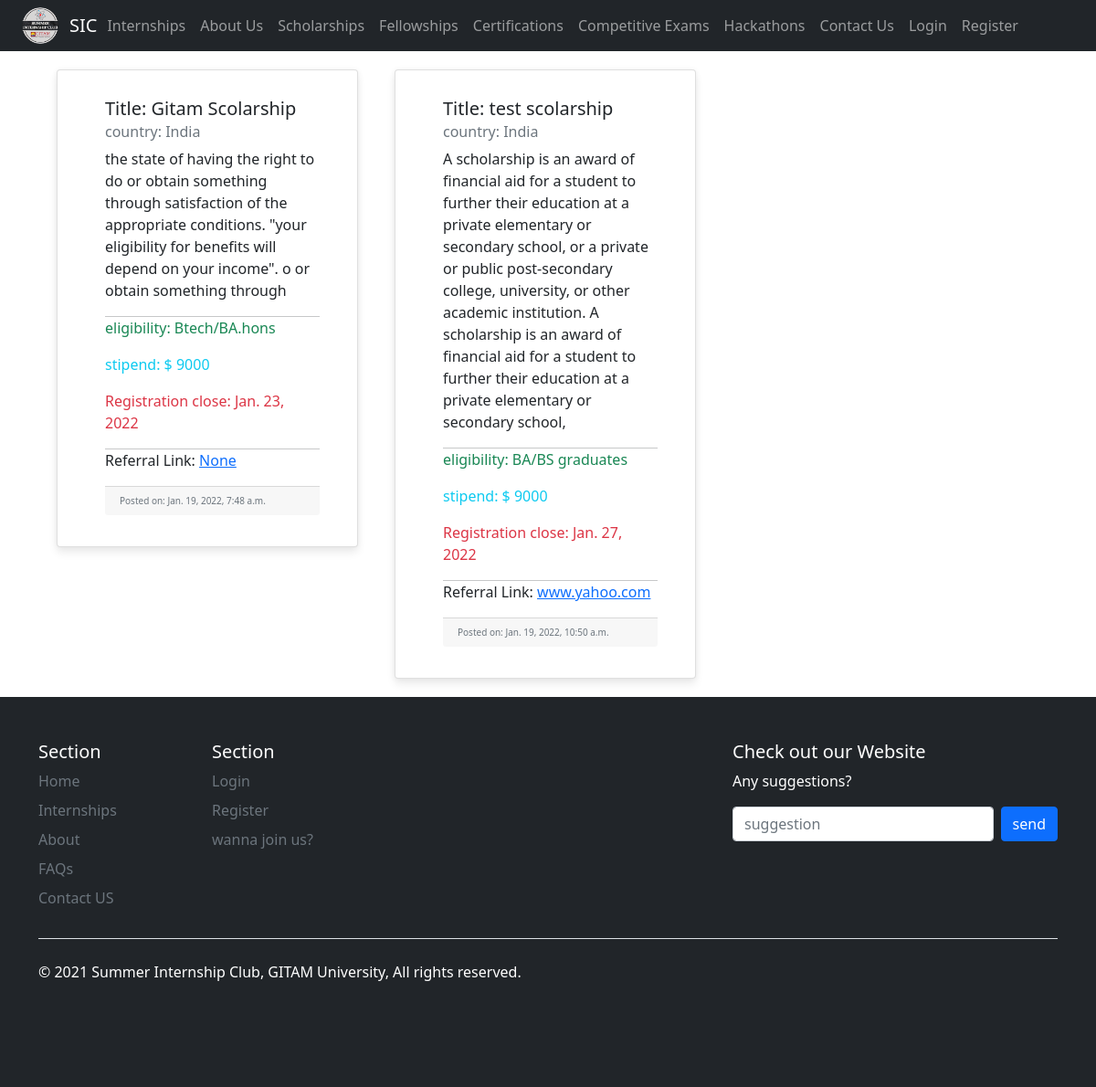
/scholarships/, run on the app's committed database.
### page/models.py (models this page shows, shortened)
class Scolarships(models.Model):
    name = models.CharField(max_length=150)
    eligibility = models.CharField(max_length=150)
    description = models.TextField()
    stipend = models.CharField(max_length=10)
    end_date = models.DateField()
    country = models.CharField(max_length=50)
    date_posted = models.DateTimeField(default=timezone.now, blank=False)
    referral_link = models.CharField(max_length=150, null=True)

### page/views.py (the view)
# urls.py: path('scholarships/', views.scholarships, name='page-scholarships'),
def scholarships(request):
    context = {
        'scholarships': Scolarships.objects.all()
    }
    return render(request, 'page/scholarships.html', context)

### page/templates/page/scholarships.html (shortened to what this page needs)
{% extends "page/base.html" %}
{% block content %}
{% load static %}
<div class="container">
    <div class="fullcontainer">
        {% for post in scholarships %}
        <div class="grid">
            <div class="card">
                <div class="card-body">
                    <h5 class="card-title">Title: {{ post.name }}</h5>
                    <h6 class="card-subtitle mb-2 text-muted">country: {{ post.country }}</h6>
                    <p class="card-text ">{{ post.description }}</p>
                    <hr>
                    <p class="card-text text-success">eligibility: {{ post.eligibility }}</p>
                    <p class="card-text text-info">stipend: {{ post.stipend }}</p>
                    <p class="card-text text-danger">Registration close: {{ post.end_date }}</p>
                    <hr>
                    <p>Referral Link: <a href=https://{{ post.refer_link }} class="card-link">{{ post.referral_link }}</a>
                    </p>
                    <div class="card-footer text-muted" style="font-size:10px; text-align:left">Posted on: {{ post.date_posted }}
                    </div>
                </div>
            </div>
        </div>
        {% endfor %}
    </div>
</div>
{% endblock content %}

### page/templates/page/scholarships.html (style rules this page uses)
.fullcontainer { display: flex; flex-wrap: wrap; }
.fullcontainer > div { margin: 10px; padding: 10px; width: 350px; }
.card { border-radius: 4px; background: #fff; box-shadow: 0 6px 10px rgba(0,0,0,.08), 0 0 6px rgba(0,0,0,.05); transition: .3s transform cubic-bezier(.155,1.105,.295,1.12),.3s box-shadow,.3s -webkit-transform cubic-bezier(.155,1.105,.295,1.12); padding: 14px 25px 18px 36px; cursor: pointer; }
hr { margin: 0 }

### data on the page
Scolarships: name "Gitam Scolarship", country "India", description "the state of having the right to do or obtain something through satisfaction of the appropriate conditions. \"your eligibility for benefits will depend on your income\". o or obtain something through", eligibility "Btech/BA.hons", stipend "$ 9000", end_date "Jan. 23, 2022", referral_link "None", date_posted "Jan. 19, 2022, 7:48 a.m."
Scolarships: name "test scolarship", country "India", description "A scholarship is an award of financial aid for a student to further their education at a private elementary or secondary school, or a private or public post-secondary college, university, or other academic institution. A scholarship is an award of financial aid for a student to further their education at a private elementary or secondary school,", eligibility "BA/BS graduates", stipend "$ 9000", end_date "Jan. 27, 2022", referral_link "www.yahoo.com", date_posted "Jan. 19, 2022, 10:50 a.m."
